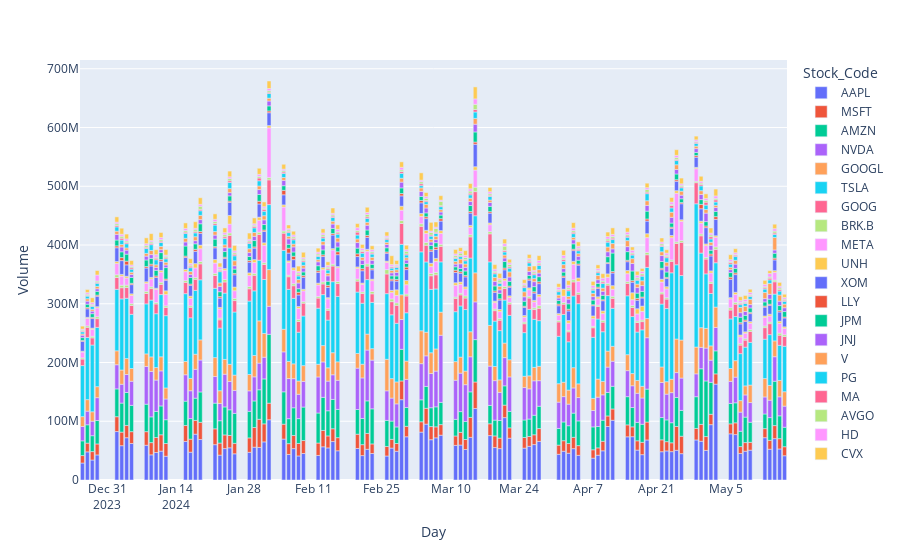

Source (notebook cell):
### Code cell
# Bar Graph Volume

px.bar(cleaned_data, x= 'Day', y = cleaned_data['Volume'],  color='Stock_Code')
